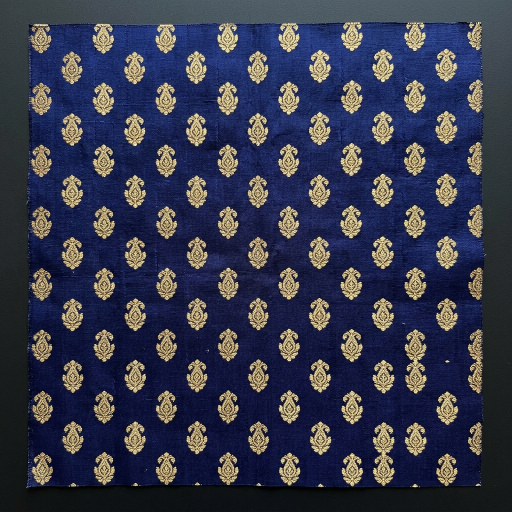
#> input picture frontend/src/assets/body-swatch.png, 1024 x 1024 px (shown at 1/2 size)
$ python -i saree_generator.py   (imports and definitions only)
#> lines starting #> are read from the running program, lines starting #| are printed output that depends on the picture
import os
import io
import time
import json
import base64
from io import BytesIO
from PIL import Image
import cv2
import numpy as np
from dotenv import load_dotenv

# [1 line not run here, left out]

class GenerateSaree:
    """
    Builds the flat handloom weaving template (Output 2), landscape, CAD layout:
    - Border track along the top and bottom edges across 100% of the length
      (body AND pallu), in the swatch's natural 0 degree orientation
    - Body fabric tiled across the body field
    - Pallu panel at the right end (pallu_side="left" to mirror)

    Two modes:
    - refine=False (default, initial assembly): a faithful mapping of the raw
      uploads. No rotation, flip, skew, colour correction, feathering or sheen;
      every image is only scaled uniformly (aspect ratio preserved) to fit its
      track. Adjustments belong to the interactive simulation studio.
    - refine=True: CLAHE colour tuning, alpha-ramp cross-fades at every
      junction and a silk sheen, for an explicitly requested polished render.
    """
    BORDER_FRAC = 0.12   # border track height as a fraction of template height
    FEATHER_PX = 18      # linear transparency ramp at every junction
    PALLU_BLEND_PX = 48  # wider cross-fade where pallu meets body

    def __init__(self):
        pass

    def apply_clahe(self, img_pil, clip_limit=1.2):
#> called with clip_limit = 1.2
        img_cv = cv2.cvtColor(np.array(img_pil), cv2.COLOR_RGB2BGR)
#> img_cv is the input picture: shape (1024, 1024, 3); mean B, G, R 77.1, 57.3, 54.6
        lab = cv2.cvtColor(img_cv, cv2.COLOR_BGR2LAB)
#> lab: shape (1024, 1024, 3); mean of channels 0, 1, 2 61.1, 135.2, 114.9
        l, a, b = cv2.split(lab)
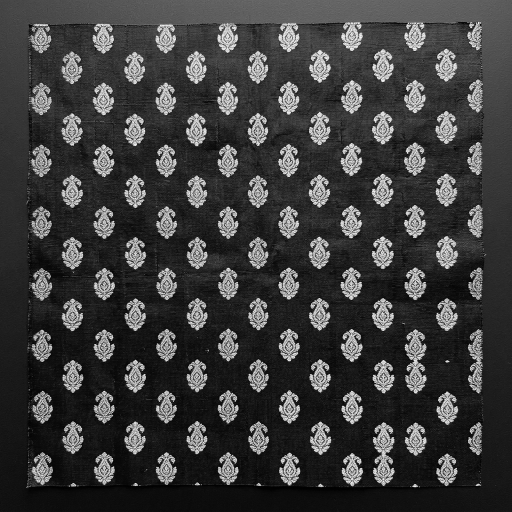
#> l: shape (1024, 1024) (shown at 1/2 size); min 0, max 254, mean 61.1
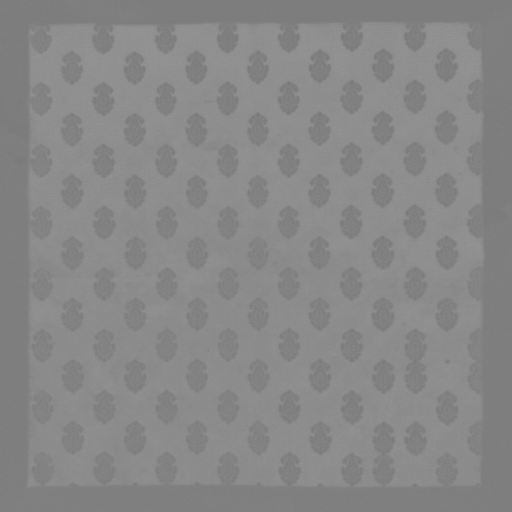
#> a: shape (1024, 1024) (shown at 1/2 size); min 121, max 153, mean 135.2
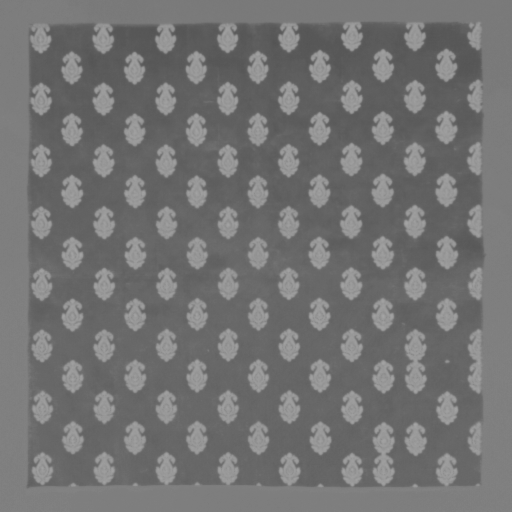
#> b: shape (1024, 1024) (shown at 1/2 size); min 83, max 165, mean 114.9
        clahe = cv2.createCLAHE(clipLimit=clip_limit, tileGridSize=(8, 8))
        l_clahe = clahe.apply(l)
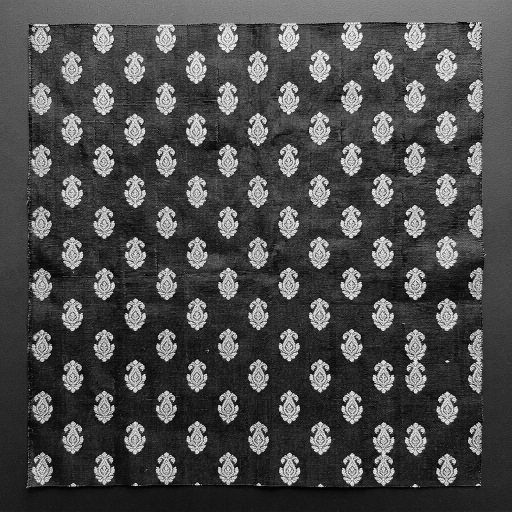
#> l_clahe: shape (1024, 1024) (shown at 1/2 size); min 1, max 255, mean 76.1
        lab_clahe = cv2.merge((l_clahe, a, b))
#> lab_clahe: shape (1024, 1024, 3); mean of channels 0, 1, 2 76.1, 135.2, 114.9
        enhanced = cv2.cvtColor(lab_clahe, cv2.COLOR_LAB2RGB)
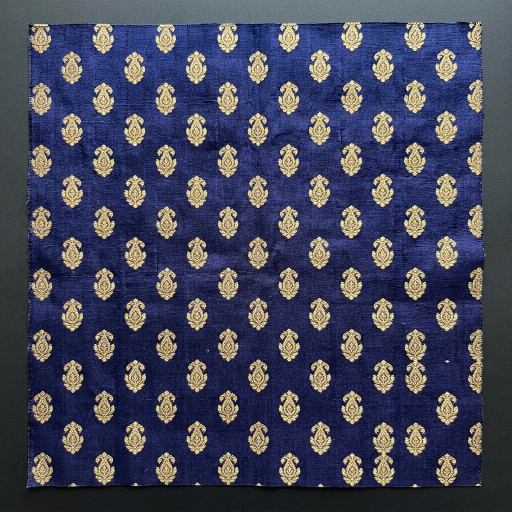
#> enhanced: shape (1024, 1024, 3) (shown at 1/2 size); mean R, G, B 69, 70.8, 91.2
        return Image.fromarray(enhanced)

    # [146 lines left out: functions tempelete, _ramp, _tile_overlap, _silk_sheen, not called in this run]


class GenerateComplete:
    """
    AI Saree Generator:
    Takes 3 raw component images (Border, Pallu, Body) and asks Google Gemini
    to generate the complete realistic saree draped on a mannequin, and optionally
    a photorealistic flat-lay template.
    No masked images or cutout composites are used as input.
    """
    # [223 lines left out: functions __init__, _init_client, _switch_to_api_key, _generate, _should_stop, predict and 1 more, not called in this run]

>>> import cv2
>>> picture = cv2.cvtColor(cv2.imread('../frontend/src/assets/body-swatch.png'), cv2.COLOR_BGR2RGB)
>>> result = GenerateSaree().apply_clahe(picture)

$ run again, on frontend/src/assets/border-swatch.png
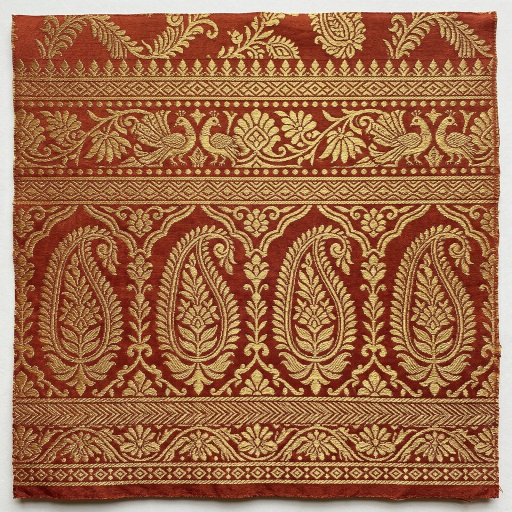
#> input picture frontend/src/assets/border-swatch.png, 1024 x 1024 px (shown at 1/2 size)
#> in apply_clahe, img_cv is the input picture: shape (1024, 1024, 3); mean B, G, R 74.8, 108.1, 159.3
#> lab: shape (1024, 1024, 3); mean of channels 0, 1, 2 128, 145.8, 156.3
#> in apply_clahe, `l_clahe = clahe.apply(l)`:
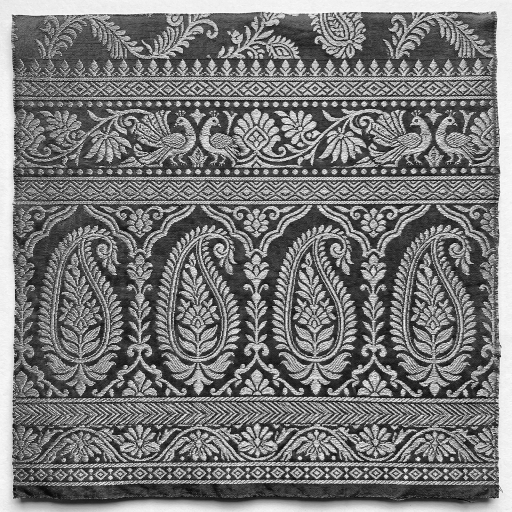
#> l_clahe: shape (1024, 1024) (shown at 1/2 size); min 3, max 254, mean 120.8
#> lab_clahe: shape (1024, 1024, 3); mean of channels 0, 1, 2 120.8, 145.8, 156.3
#> in apply_clahe, `enhanced = cv2.cvtColor(lab_clahe, cv2.COLOR_LAB2RGB)`:
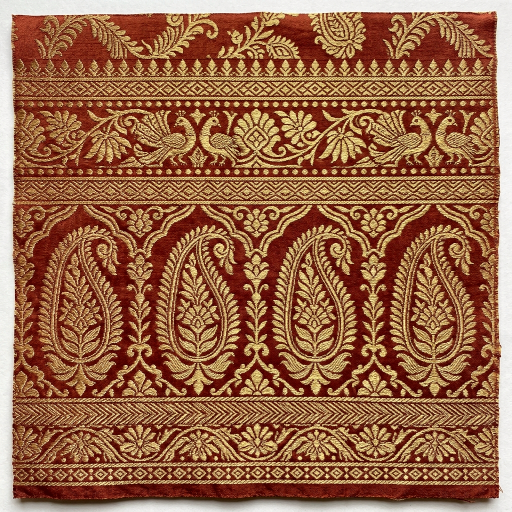
#> enhanced: shape (1024, 1024, 3) (shown at 1/2 size); mean R, G, B 151.5, 101.8, 71
